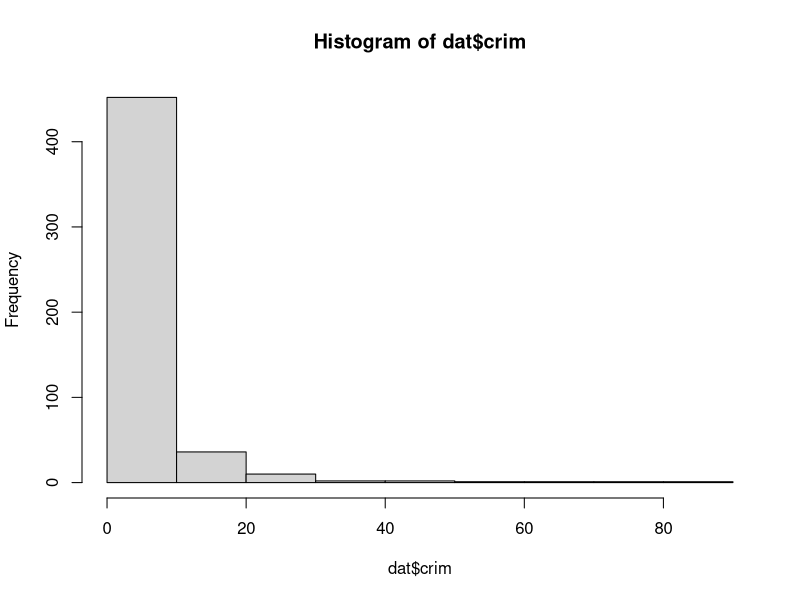
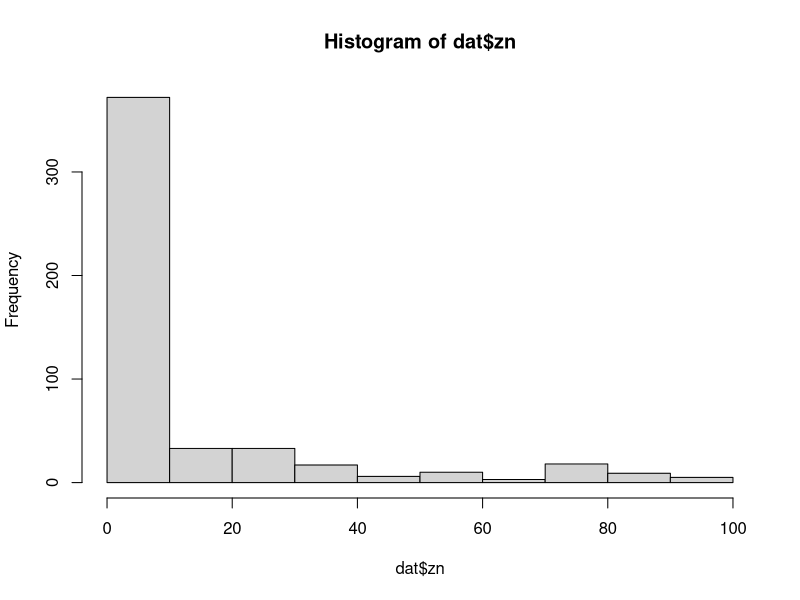
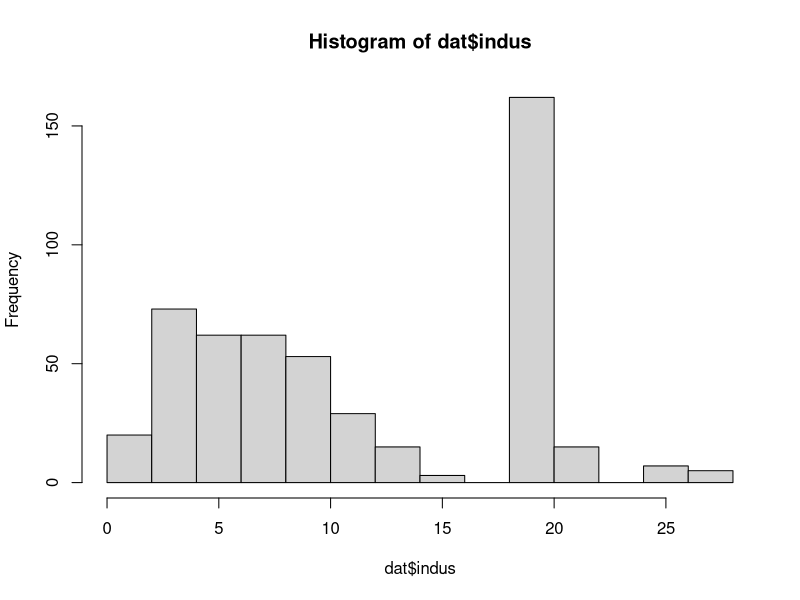
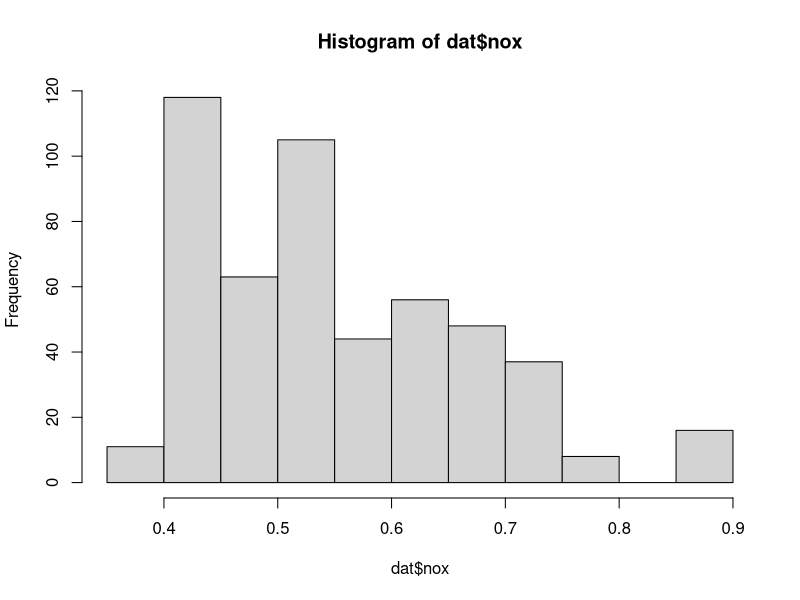
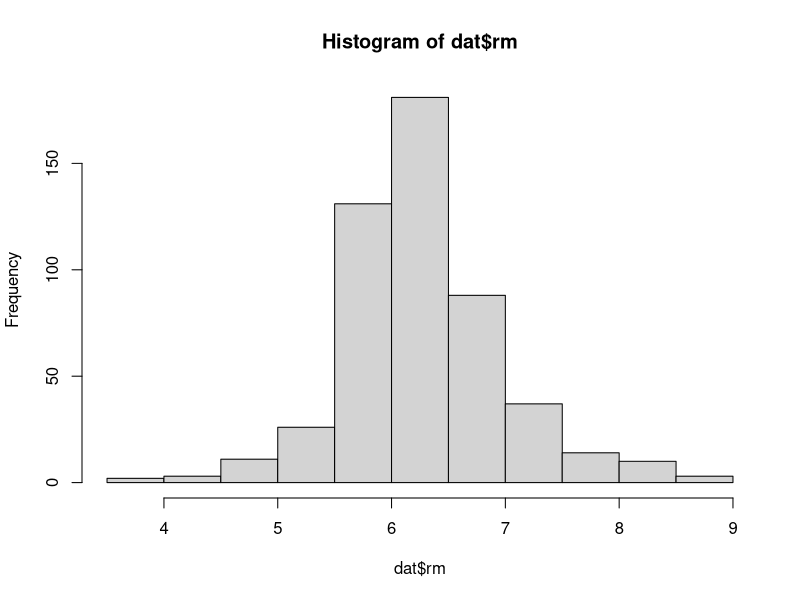
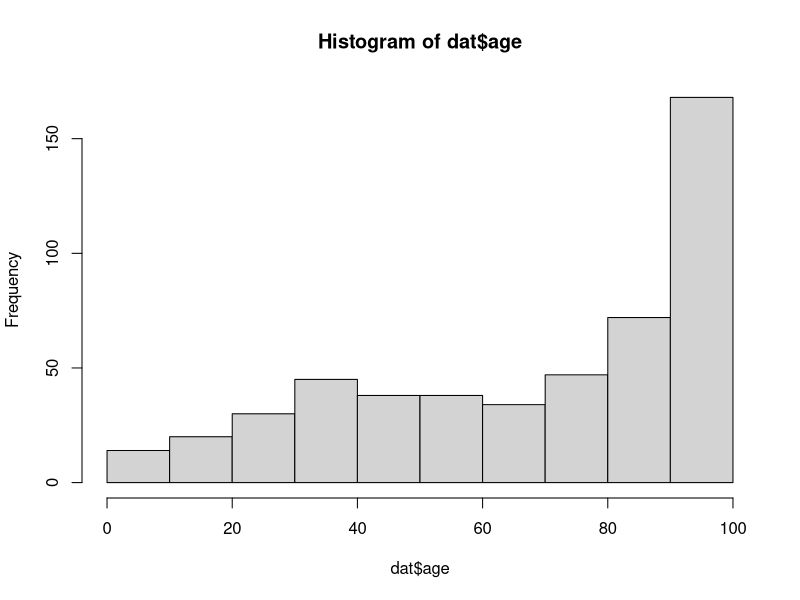
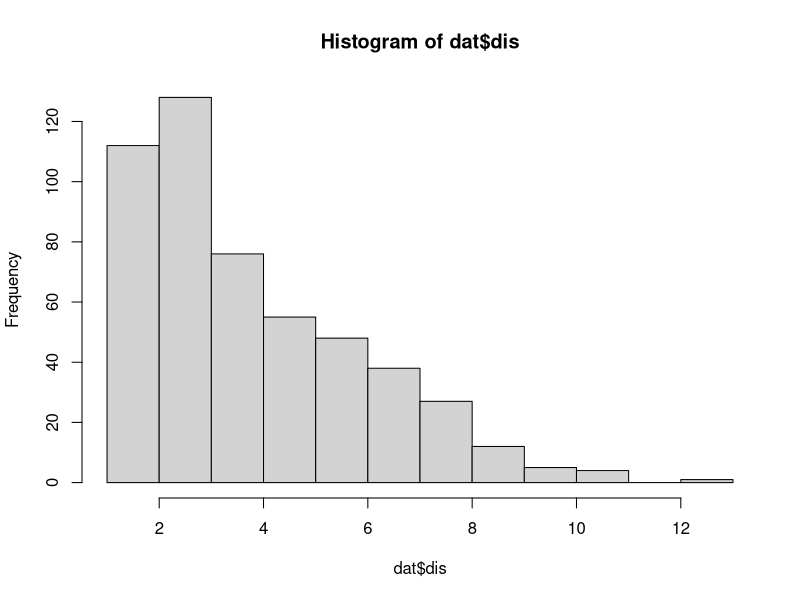
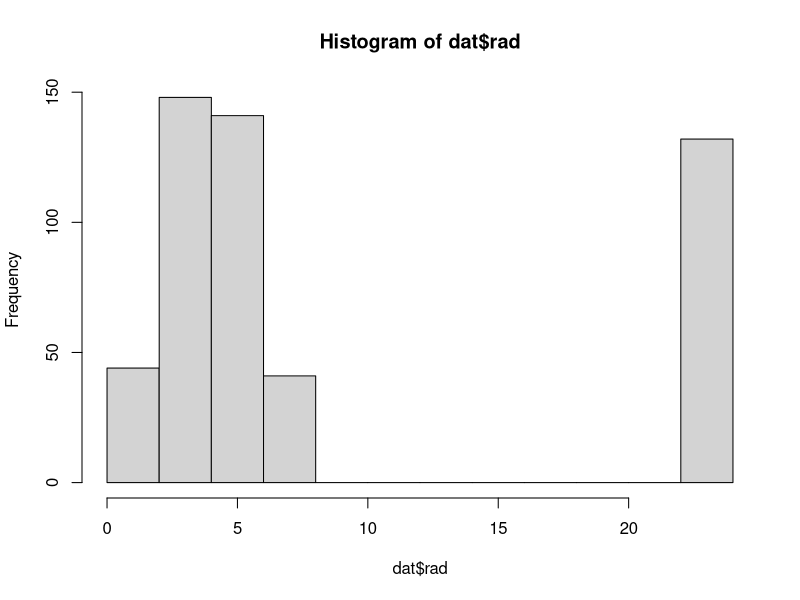

The R source for these figures, in order:
## ---- chunk 1
knitr::opts_chunk$set(echo = TRUE)
## ---- chunk 2
library(tidyverse)
library(ggplot2)
library(MASS)
library(gridExtra)
## ---- chunk 3
dat <- Boston
str(dat) #check data structure
summary(dat) #check the spread of each variable
head(dat) 
tail(dat)
#no extraneous values have been read in
## ---- chunk 4
sum(is.na(dat))#Check for NA values - 0
#Inspect the skewness for variables with a larger range
hist(dat$crim) #right skewed
hist(dat$zn) #right skewed
hist(dat$indus) #right skewed
hist(dat$nox) #right skewed
hist(dat$rm) #right skewed
hist(dat$age) #left skewed 
hist(dat$dis) #right skewed
hist(dat$rad) #right skewed
hist(dat$tax) #right skewed
hist(dat$ptratio) #left skewed
hist(dat$black) #left skewed
hist(dat$lstat) #right skewed
hist(dat$medv) #right skewed
## ---- chunk 5
#medv vs crim
ggplot(dat, aes(x=crim, y=medv)) + geom_point() + geom_smooth() + scale_x_log10()
ggplot(dat, aes(x=crim, y=medv)) + geom_point() + geom_smooth()
##After doing a log x transformation, we obtained a smoother curve with an explainable trend. As crime rate increase, the median value of owner-occupied homes fall.

#medv vs zn
ggplot(dat, aes(x=zn, y=medv)) + geom_point() + geom_smooth()
ggplot(dat, aes(x=zn, y=medv)) + geom_jitter(alpha = 0.4) + geom_smooth() #to avoid over-crowding of points
##As the proportion of residential land zoned for lots over 25,000 sq.ft (zn) rises, the median-value of owner-occupied homes rises as well which is expected since most of the houses at higher zn should be the bigger houses that would naturally have a higher median value.

#medv vs indus
ggplot(dat, aes(x=indus, y=medv)) + geom_point(position = "jitter", alpha = 0.4) + geom_smooth()
##As the proportion of non-retail business acres per town rises, the median value of owner-occupied homes falls.
##This make sense because in areas where there are higher retail shops, the mdev is higher and vice-versa.

#medv vs chas
#ggplot(dat, aes(x=chas, y=medv)) + geom_point() + geom_smooth()
## Since this is a dummy variable, we cannot do a ggplot for this 
ggplot(dat, aes(x=chas, y=medv, group=chas)) + geom_boxplot() + geom_jitter(alpha = 0.4, col = "orange")
##The median value of houses are higher where the tract bounds the Charles river.
##Otherwise, the medv of the houses are lower. 

#medv vs nox
ggplot(dat, aes(x=nox, y=medv)) + geom_point(position = "jitter", alpha = 0.4) + geom_smooth()
##Not a very smooth line but at least there is an expected downward trend where median value of houses are lower as the
#concentration of nitric oxide increases

#medv vs rm
ggplot(dat, aes(x=rm, y=medv)) + geom_point(position = "jitter", alpha = 0.4) + geom_smooth()
##There is a positive trend and that is expected because bigger houses 
##would fetch higher median values. However, there are some outliers.

#medv vs age
ggplot(dat, aes(x=age, y=medv)) + geom_point(position = "jitter", alpha = 0.4) + geom_smooth()
##Same trend as nox but this is only because of the large concentration of many old houses at the tail end.

#medv vs dis
ggplot(dat, aes(x=dis, y=medv)) + geom_point(position = "jitter", alpha = 0.4) + geom_smooth()
##Generally, there is no correlation between the medv and the weighted distances to five Boston employment centres.
#However, for housing too close to the employment centres (~ < 3km), the medv can be observed to be lower.

#medv vs rad
ggplot(dat, aes(x=rad, y=medv)) + geom_point() + geom_smooth()
ggplot(dat, aes(x=rad, y=medv)) + geom_boxplot(aes(group=rad)) + geom_jitter(alpha = 0.4, col = "orange")
##There is no discernible trend. However, the skewness of the medv of homes increases (1-3) & (4-8).
#This suggests that the accessibility of homes to highways raises the value of homes. 
#outlier is when the radial index of 24 highways observed a sharp fall in medv. 

ggplot(dat, aes(x=tax, y=medv)) + geom_jitter(alpha = 0.4) + geom_smooth()
##KIV

#medv vs ptratio
ggplot(dat, aes(x=ptratio, y=medv)) + geom_jitter(alpha = 0.4) + geom_smooth()
##Again, we observe a downward trend where higher ptratio results in lower house prices. 

#medv vs black
ggplot(dat, aes(x=black, y=medv)) + geom_point(position="jitter", alpha=0.4) + geom_smooth()
##There is not a clear trend between the proportion of black population by town and the median house values.
##However, when the value of black=400, a majority of medv of houses cluster at the lower end of the medv values. 

#medv vs lstat
ggplot(dat, aes(x=lstat, y=medv)) + geom_point(position="jitter", alpha=0.4) + geom_smooth()
##There is a nice downward trend where the median price is lower at high levels of lstat (lower status of the population). 
##This is expected. 
## ---- chunk 6
#medv vs rm
ggplot(dat, aes(x=rm, y=medv)) + geom_point(position = "jitter", alpha = 0.4) + geom_smooth()
##There is a positive trend and that is expected because bigger houses 
##would fetch higher median values. However, there are some outliers.
## ---- chunk 7
lm1 <- lm(medv ~ crim + indus + rm + tax + lstat + nox + age + ptratio, data=dat)
lm1
##Most of the sign of the coefficients make sense except age where we expect it to be negative.
lm1_summary <- summary(lm1)
lm1_summary
##Only rm, lstat, ptratio are significant at the 0.001 level. age is 
##significant at 0.05 level. nox is also significant at the 0.1 level.

##Extracting R2, RMSPE, and AIC
r2a <- lm1_summary$adj.r.squared
r2a #0.6811
rmspe1 <- sqrt(mean(rstandard(lm1, type="predictive")^2)) 
rmspe1 #5.295
AIC(lm1) #3114.086

##Fitting a model and excluding non-significant variables 

lm2 <- lm(medv ~ rm + lstat + nox + age + ptratio , data=dat)
lm2
##Most of the sign of the coefficients make sense except age where we expect it to be negative.
lm2_summary <- summary(lm2)
lm2_summary

# Extracting R2, RMSPE, and AIC
r2b <- lm2_summary$adj.r.squared 
r2b #0.680
rmspe2 <- sqrt(mean(rstandard(lm2, type="predictive")^2)) 
rmspe2 #5.278
AIC(lm2) #3112.307

#AIC(lm2) < AIC(lm1)
#rmspe2 < rmspe1
#r2b < r2a
## ---- chunk 8
plot(lm2,which=1:5)
#Influential points: 215, 366, 369, 372, 373
#Plot 2: Histogram of residuals is right-skewed
#Plot 5: Most of the residual points have low residual value and leverage.
## ---- chunk 9
# Adding new columns to the existing dataset
dat <- mutate(dat, nstud_r = resid(lm2), stud_r = studres(lm2), 
              fit_lm2 = fitted(lm2))

# Create residual plots for each variable, and study them closely

ggplot(dat) + geom_histogram(aes(x=stud_r))
##based on stud_r histogram, indeed residuals are right skewed with outliers

p1 <- ggplot(dat,aes(x=rm, y=medv)) + geom_point(position="jitter", alpha=0.4) + geom_smooth()
p2 <- ggplot(dat,aes(x=rm, y=stud_r)) + geom_point(position="jitter", alpha=0.4) + geom_smooth()
p3 <- ggplot(dat,aes(x=lstat, y=medv)) + geom_point(position="jitter", alpha=0.4) + geom_smooth()
p4 <- ggplot(dat,aes(x=lstat, y=stud_r)) + geom_point(position="jitter", alpha=0.4) + geom_smooth()
p5 <- ggplot(dat,aes(x=nox, y=medv)) + geom_point(position="jitter", alpha=0.4) + geom_smooth()
p6 <- ggplot(dat,aes(x=nox, y=stud_r)) + geom_point(position="jitter", alpha=0.4) + geom_smooth()
p7 <- ggplot(dat,aes(x=age, y=medv)) + geom_point(position="jitter", alpha=0.4) + geom_smooth()
p8 <- ggplot(dat,aes(x=age, y=stud_r)) + geom_point(position="jitter", alpha=0.4) + geom_smooth()
p9 <- ggplot(dat,aes(x=ptratio, y=medv)) + geom_point(position="jitter", alpha=0.4) + geom_smooth()
p10 <- ggplot(dat,aes(x=ptratio, y=stud_r)) + geom_point(position="jitter", alpha=0.4) + geom_smooth()
grid.arrange(p1,p2,p3,p4,p5,p6,p7,p8,p9,p10, ncol=2) #Plots of x and y variables and residual plots
#of each of the model's variables

##Based on the above grid.arrange plot, the residuals for all the 
##chosen variables are clustered around 0. 

#p1 <- ggplot(dat) + geom_boxplot(aes(x=rm, y=stud_r, group=rm))
#p2 <- ggplot(dat) + geom_boxplot(aes(x=rm, y=medv, group=rm))
#grid.arrange(p1, p2, nrow=2)
## ---- chunk 10
#Output of dfbetas has 6 columns - 1 for each explanatory variable including the intercept 
dfb <- dfbetas(lm2)
qplot(x=1:506, y = dfb[,1]) #influential points on the intercept beta
which(dfb[,1] > 0.3) #365 366 368 369
qplot(x=1:506, y = dfb[,2]) #influential points on the rm beta
which(dfb[,2] < -0.4) #365 366 368 369
qplot(x=1:506, y = dfb[,3]) #influential points on the lstat beta
which(dfb[,3] < -0.75 |dfb[,3] > 0.5) #215 369
qplot(x=1:506, y = dfb[,4]) #influential points on the nox beta
which(dfb[,4] < -0.2|dfb[,4] > 0.2) #156 365 366 373 413 
qplot(x=1:506, y = dfb[,5]) #influential points on the age beta
which(dfb[,5] < -0.45|dfb[,5] > 0.45) #215 369 
qplot(x=1:506, y = dfb[,6]) #influential points on the ptratio beta
which(dfb[,6] < -0.2|dfb[,6] > 0.2) #365 370 371 372 373
#From the plots, likely influential points are: 365 369
## ---- chunk 11
lm2 <- lm(medv ~ rm + lstat + nox + age + ptratio, data=dat)
lm2
rlm2 <- rlm(medv ~ rm + lstat + nox + age + ptratio, data=dat) #robust linear model
rlm2

#Using values of slope for each coefficient to fit the robust lines.

#fitting rm and medv
fitted_lm1 <- ggplot(dat) + geom_point(aes(x=rm,y=medv)) +
  geom_smooth(aes(x=rm,y=medv),method="lm",se=FALSE)
fitted_rlm1 <- fitted_lm1 + geom_abline(slope=5.15770961,intercept=16.46533520,col="red")

#fitting lstat and medv
fitted_lm2 <- ggplot(dat) + geom_point(aes(x=lstat,y=medv)) +
  geom_smooth(aes(x=lstat,y=medv),method="lm",se=FALSE)
fitted_rlm2 <- fitted_lm2 + geom_abline(slope=-0.45586584,intercept=16.46533520,col="red")

#fitting nox and medv
fitted_lm3 <- ggplot(dat) + geom_point(aes(x=nox,y=medv)) +
  geom_smooth(aes(x=nox,y=medv),method="lm",se=FALSE)
fitted_rlm3 <- fitted_lm3 + geom_abline(slope=-7.85963756,intercept=16.46533520,col="red")

#fitting age and medv
fitted_lm4 <- ggplot(dat) + geom_point(aes(x=age,y=medv)) +
  geom_smooth(aes(x=age,y=medv),method="lm",se=FALSE)
fitted_rlm4 <- fitted_lm4 + geom_abline(slope=0.01124983,intercept=16.46533520,col="red")

#fitting ptratio and medv
fitted_lm5 <- ggplot(dat) + geom_point(aes(x=ptratio,y=medv)) +
  geom_smooth(aes(x=ptratio,y=medv),method="lm",se=FALSE)
fitted_rlm5 <- fitted_lm5 + geom_abline(slope=-0.95109494,intercept=16.46533520,col="red")

#Putting them all together
grid.arrange(fitted_rlm1, fitted_rlm2, fitted_rlm3, fitted_rlm4, fitted_rlm5, nrow=2)
## ---- chunk 12
#Include id column to remove the influential points
dat <- mutate(dat, id = 1:nrow(dat))

#Filter data without influential points
dat_v2 <- dat %>%
  filter(id != 365 & id != 369) 
## ---- chunk 13
##Extracting R2, RMSPE, and AIC
lm3 <- lm(medv ~ rm + lstat + nox + age + ptratio, data=dat_v2)
lm3
lm3_summary <- summary(lm3)
r2c <- lm3_summary$adj.r.squared
r2c #0.700
rmspe3 <- sqrt(mean(rstandard(lm3, type="predictive")^2)) 
rmspe3 #5.068
AIC(lm3) #3060.546

#AIC is lower than initial model. 
#RMSPE is lower at 5.068. Initial: sd(dat_v2$medv): 9.133429
#RMSPE, AIC, R2 are all lower - hence we should use this model with the omitted influential points. 


